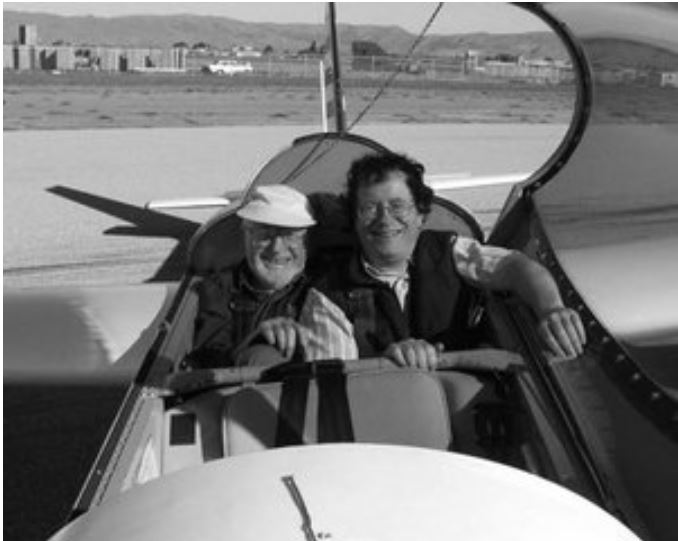
//> input picture Resources/sourcetemplate.jpg, 678 x 541 px
$ ./TemplateMatching   (built with g++ and OpenCV 4)
//> lines starting //> are read from the running program, lines starting //| are printed output that depends on the picture; after the words box and inside, x2 and y2 are one past the last pixel; in counts of white or black regions, pixels touching at a corner belong together
#include "opencv2/imgcodecs.hpp"
#include "opencv2/highgui.hpp"
#include "opencv2/imgproc.hpp"
#include <iostream>
using namespace std;
using namespace cv;
bool use_mask;
Mat img; Mat templ; Mat mask; Mat result;
const char* image_window = "Source Image";
const char* result_window = "Result window";
int match_method;
int max_Trackbar = 5;
void MatchingMethod(int, void*);
int main(int argc, char** argv)
{

    img = imread("Resources/sourcetemplate.jpg", IMREAD_COLOR);
//> img is the input picture: 541 rows x 678 cols, CV_8UC3; min 0, max 255, mean 119
    templ = imread("Resources/template.jpg", IMREAD_COLOR);
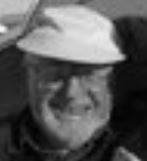
//> input picture Resources/template.jpg, 147 x 161 px
//> templ is the input picture: 161 rows x 147 cols, CV_8UC3; min 1, max 247, mean 87.5
    namedWindow(image_window, WINDOW_AUTOSIZE);
    namedWindow(result_window, WINDOW_AUTOSIZE);
    const char* trackbar_label = "Method: \n 0: SQDIFF \n 1: SQDIFF NORMED \n 2: TM CCORR \n 3: TM CCORR NORMED \n 4: TM COEFF \n 5: TM COEFF NORMED";
    createTrackbar(trackbar_label, image_window, &match_method, max_Trackbar, MatchingMethod);
    MatchingMethod(0, 0);
    waitKey(0);
    return EXIT_SUCCESS;
}
void MatchingMethod(int, void*)
{
    Mat img_display;
    img.copyTo(img_display);
    int result_cols = img.cols - templ.cols + 1;
//> result_cols = 532
    int result_rows = img.rows - templ.rows + 1;
//> result_rows = 381
    result.create(result_rows, result_cols, CV_32FC1);
    bool method_accepts_mask = (TM_SQDIFF == match_method || match_method == TM_CCORR_NORMED);
    if (use_mask && method_accepts_mask)
    {
        matchTemplate(img, templ, result, match_method, mask);
    }
    else
    {
        matchTemplate(img, templ, result, match_method);
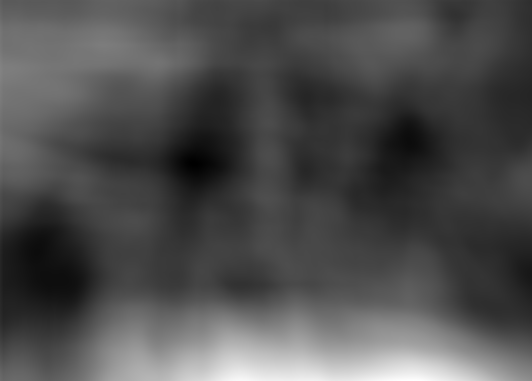
//> result: 381 rows x 532 cols, CV_32FC1; min 180042544, max 1.74e+09, mean 660140160; drawn with min black and max white
    }
    normalize(result, result, 0, 1, NORM_MINMAX, -1, Mat());
    double minVal; double maxVal; Point minLoc; Point maxLoc;
    Point matchLoc;
    minMaxLoc(result, &minVal, &maxVal, &minLoc, &maxLoc, Mat());
//> minVal = 0; maxVal = 1; minLoc = Point(193, 163); maxLoc = Point(413, 380)
    if (match_method == TM_SQDIFF || match_method == TM_SQDIFF_NORMED)
    {
        matchLoc = minLoc;
//> matchLoc = Point(193, 163)
    }
    else
    {
        matchLoc = maxLoc;
    }
    rectangle(img_display, matchLoc, Point(matchLoc.x + templ.cols, matchLoc.y + templ.rows), Scalar::all(0), 2, 8, 0);
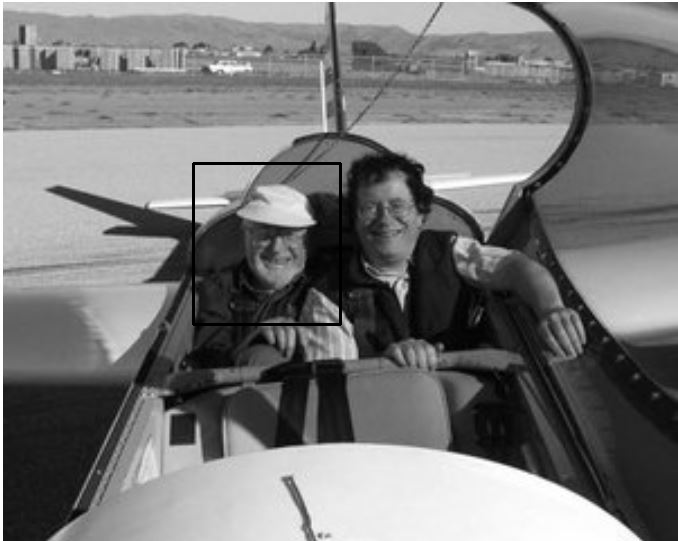
//> img_display: 541 rows x 678 cols, CV_8UC3; 0.5% of pixels changed, all inside (x1, y1, x2, y2) = (192, 162, 342, 326)
    rectangle(result, matchLoc, Point(matchLoc.x + templ.cols, matchLoc.y + templ.rows), Scalar::all(0), 2, 8, 0);
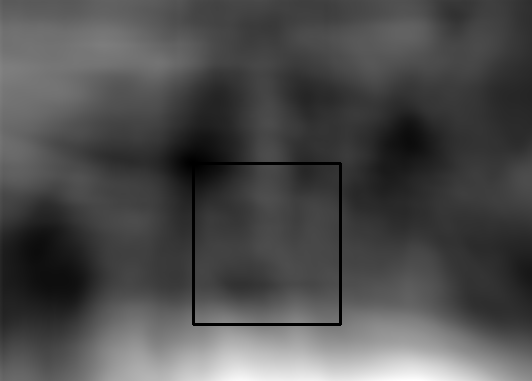
//> result: 381 rows x 532 cols, CV_32FC1; min 0, max 1, mean 0.305
    imshow(image_window, img_display);
    imshow(result_window, result);
    return;
}
